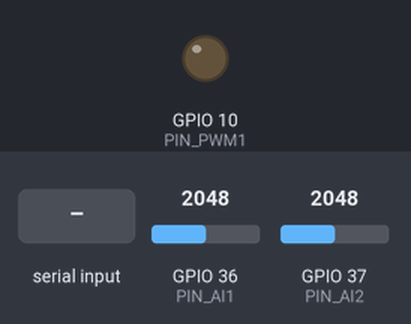
This sketch was run on a simulated ESP32. On the bench: output pins drawn as LEDs (lit = HIGH). The test bench sets the inputs (shaded band); at power-on: GPIO 36 (PIN_AI1) = 2048, GPIO 37 (PIN_AI2) = 2048. What the sketch prints to the serial monitor is not drawn.

Above: at 1.2 s.
1.3 s: GPIO 36 (PIN_AI1) set to 491
At 2.2 s:
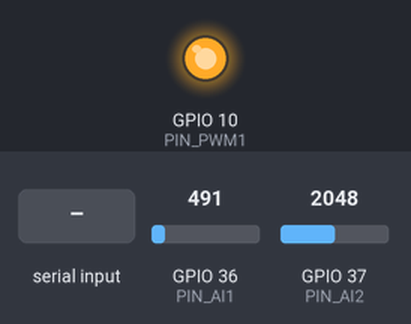
4.3 s: "STOP\n" received over Serial
At 4.7 s:
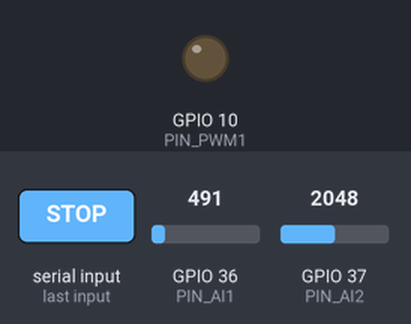
5.8 s: "RUN,1\n" received over Serial
At 7.1 s:
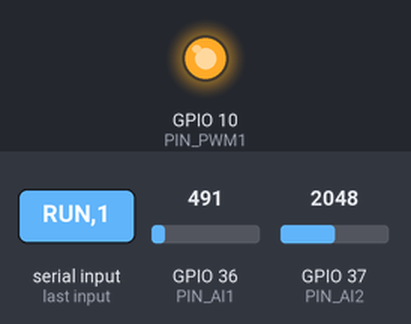
Timing chart, 0 to 8.3 s (numbered marks = the images above; inputs shaded):
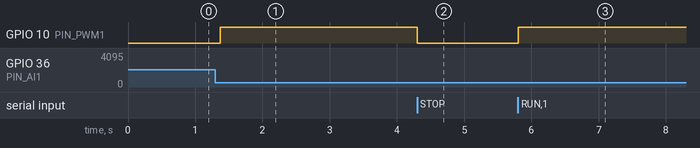

The sketch:

ladder_pid_pwm_usb_uno.ino
```cpp
/*
  SimuPLC Lab 1.6.3-usb-analog - Arduino UNO R3 desde LADDER PRO
  Serie/paralelo calculado desde proWires.
  CONST/AI/SCALE transportan float; comparadores entregan bool.
*/

#if defined(ARDUINO_ARCH_ESP32)
  #if __has_include(<esp_arduino_version.h>)
    #include <esp_arduino_version.h>
  #endif
#endif
#if defined(ARDUINO_ARCH_ESP32) && defined(ESP_ARDUINO_VERSION_MAJOR) && (ESP_ARDUINO_VERSION_MAJOR >= 3)
  #define SIMUPLC_ESP_CORE3 1
#else
  #define SIMUPLC_ESP_CORE3 0
#endif

const uint8_t PIN_AI1 = A0;
const uint8_t PIN_AI2 = A1;
const uint8_t PIN_PWM1 = 10;

const uint8_t N_DIGITAL_INPUTS = 0;
const uint8_t N_ANALOG_INPUTS = 2;
const uint8_t N_OUTPUTS = 0;
const uint8_t N_PWM_OUTPUTS = 1;
const uint8_t N_ANALOG_OUTPUTS = 0;
const uint8_t N_PID_VALUES = 1;
const uint8_t SAFE_DIGITAL_INPUTS = 1;
const uint8_t SAFE_ANALOG_INPUTS = 2;
const uint8_t SAFE_OUTPUTS = 1;
const uint8_t SAFE_PWM_OUTPUTS = 1;
const uint8_t SAFE_ANALOG_OUTPUTS = 1;
const uint8_t SAFE_PID_VALUES = 1;
const uint32_t SIMUPLC_SERIAL_BAUD = 115200UL;
const uint16_t SIMUPLC_STATE_PERIOD_MS = 250;
const bool digitalInputIsNc[SAFE_DIGITAL_INPUTS] = { false };
const char* const digitalInputTags[SAFE_DIGITAL_INPUTS] = { "" };
const char* const analogInputTags[SAFE_ANALOG_INPUTS] = { "AI1", "AI2" };
const char* const outputTags[SAFE_OUTPUTS] = { "" };
const char* const pwmOutputTags[SAFE_PWM_OUTPUTS] = { "PWM1" };
const char* const analogOutputTags[SAFE_ANALOG_OUTPUTS] = { "" };
const char* const pidTags[SAFE_PID_VALUES] = { "PID1" };

typedef struct PIDState{float integral;float prevError;uint32_t lastAt;float output;} PIDState;
float runPID(float &integral,float &prevError,uint32_t &lastAt,float &output,float pv,float sp,float kp,float ki,float kd,uint32_t sampleMs,float outMin,float outMax,bool cooling,bool manualMode,float manualOutput,uint32_t now);
int AI1_raw = 0;
float AI1 = 0.0f;
int AI2_raw = 0;
float AI2 = 0.0f;
float PID1 = 0.0f;
PIDState PID1_state = {0.0f,0.0f,0,0.0f};
float PWM1 = 0.0f;
const bool OUTPUT_ACTIVE_LOW[1] = { false };
uint32_t lastScan = 0;
enum SimuPLCControlMode : uint8_t { SIMUPLC_BOTH=0, SIMUPLC_HMI=1, SIMUPLC_PHYSICAL=2 };
uint8_t simuplcControlMode = 0;
bool simuplcRunning = true;
bool simuplcProtocolActive = false;
bool simuplcScanRequested = true;
bool simuplcStateRequested = false;
bool physicalDigitalInputs[SAFE_DIGITAL_INPUTS] = {false};
bool hmiDigitalInputs[SAFE_DIGITAL_INPUTS] = {false};
float physicalAnalogInputs[SAFE_ANALOG_INPUTS] = {0};
float hmiAnalogInputs[SAFE_ANALOG_INPUTS] = {0};
bool hmiAnalogValid[SAFE_ANALOG_INPUTS] = {false};
char simuplcRxLine[128];
uint8_t simuplcRxLength = 0;
uint32_t simuplcLastStateAt = 0;

float clampFloat(float value,float a,float b){float lo=min(a,b),hi=max(a,b);return max(lo,min(hi,value));}
float mapFloat(float value,float inMin,float inMax,float outMin,float outMax,bool limit){if(inMax==inMin)return outMin;if(limit)value=clampFloat(value,inMin,inMax);return outMin+((value-inMin)/(inMax-inMin))*(outMax-outMin);}
float runPID(float &integral,float &prevError,uint32_t &lastAt,float &output,float pv,float sp,float kp,float ki,float kd,uint32_t sampleMs,float outMin,float outMax,bool cooling,bool manualMode,float manualOutput,uint32_t now){if(manualMode){output=clampFloat(manualOutput,outMin,outMax);return output;}sampleMs=max((uint32_t)20,sampleMs);if(lastAt&&now-lastAt<sampleMs)return output;float dt=max((float)sampleMs,(float)(lastAt?now-lastAt:sampleMs))/1000.0f;float error=(sp-pv)*(cooling?-1.0f:1.0f);float derivative=(error-prevError)/max(dt,0.001f);float candidate=integral+error*dt;float raw=kp*error+ki*candidate+kd*derivative;float limited=clampFloat(raw,outMin,outMax);if(raw==limited||((error>0)!=(raw-limited>0)))integral=candidate;prevError=error;lastAt=now;output=limited;return limited;}

void setupPWMOutput(uint8_t pin,uint8_t channel,uint32_t frequency,uint8_t resolution){
#if defined(ARDUINO_ARCH_ESP32)
  #if SIMUPLC_ESP_CORE3
    ledcAttach(pin,frequency,resolution);
  #else
    ledcSetup(channel,frequency,resolution);ledcAttachPin(pin,channel);
  #endif
#else
  (void)channel;(void)frequency;(void)resolution;pinMode(pin,OUTPUT);
#endif
}
void writePWMOutput(uint8_t pin,uint8_t channel,float percent,uint8_t resolution){
  percent=clampFloat(percent,0.0f,100.0f);
#if defined(ARDUINO_ARCH_ESP32)
  uint8_t bits=min((uint8_t)16,max((uint8_t)1,resolution));uint32_t maxDuty=(1UL<<bits)-1UL;uint32_t duty=(uint32_t)roundf(percent*maxDuty/100.0f);
  #if SIMUPLC_ESP_CORE3
    ledcWrite(pin,duty);
  #else
    ledcWrite(channel,duty);
  #endif
#else
  (void)channel;(void)resolution;analogWrite(pin,(int)roundf(percent*255.0f/100.0f));
#endif
}
void writeAnalogOutput(uint8_t pin,float volts,float minV,float maxV){
#if defined(ARDUINO_ARCH_ESP32)
  float ratio=(volts-minV)/(maxV-minV==0?1:(maxV-minV));ratio=clampFloat(ratio,0.0f,1.0f);dacWrite(pin,(uint8_t)roundf(ratio*255.0f));
#else
  (void)pin;(void)volts;(void)minV;(void)maxV;
#endif
}
int findTagIndex(const char* tag,const char* const* tags,uint8_t count){for(uint8_t i=0;i<count;i++)if(strcmp(tag,tags[i])==0)return i;return -1;}
bool effectiveDigitalInput(uint8_t ix){if(ix>=N_DIGITAL_INPUTS)return false;if(simuplcControlMode==SIMUPLC_PHYSICAL)return physicalDigitalInputs[ix];if(simuplcControlMode==SIMUPLC_HMI)return digitalInputIsNc[ix]?(physicalDigitalInputs[ix]&&hmiDigitalInputs[ix]):hmiDigitalInputs[ix];return digitalInputIsNc[ix]?(physicalDigitalInputs[ix]&&hmiDigitalInputs[ix]):(physicalDigitalInputs[ix]||hmiDigitalInputs[ix]);}
float effectiveAnalogInput(uint8_t ix){if(ix>=N_ANALOG_INPUTS)return 0.0f;if(simuplcControlMode==SIMUPLC_PHYSICAL)return physicalAnalogInputs[ix];if(simuplcControlMode==SIMUPLC_HMI)return hmiAnalogValid[ix]?hmiAnalogInputs[ix]:0.0f;return hmiAnalogValid[ix]?hmiAnalogInputs[ix]:physicalAnalogInputs[ix];}
const char* simuplcModeName(){return simuplcControlMode==SIMUPLC_HMI?"HMI":(simuplcControlMode==SIMUPLC_PHYSICAL?"PHYSICAL":"BOTH");}

void setup(){
  Serial.begin(SIMUPLC_SERIAL_BAUD);
  setupPWMOutput(PIN_PWM1,0,1000,8);
}

void readInputs(){
  AI1_raw = analogRead(PIN_AI1);
  physicalAnalogInputs[0] = mapFloat(AI1_raw,0.0f,1023.0f,0.0f,100.0f,true); AI1 = effectiveAnalogInput(0);
  AI2_raw = analogRead(PIN_AI2);
  physicalAnalogInputs[1] = mapFloat(AI2_raw,0.0f,1023.0f,0.0f,100.0f,true); AI2 = effectiveAnalogInput(1);
}

void plcScan(){
  uint32_t now = millis();
  PID1 = runPID(PID1_state.integral,PID1_state.prevError,PID1_state.lastAt,PID1_state.output,AI1,AI2,2.0f,0.05f,0.05f,100UL,0.0f,100.0f,false,false,0.0f,now);
  PWM1 = mapFloat(PID1,0.0f,100.0f,0.0f,100.0f,true);
}

void writeOutputs(){
  writePWMOutput(PIN_PWM1,0,PWM1,8);
}
void forceOutputsOff(){
  PWM1 = 0.0f;
  writeOutputs();
}
void controllerScan(uint32_t now){(void)now;readInputs();if(simuplcRunning){plcScan();writeOutputs();}else forceOutputsOff();}

void printBoolPair(const char* tag,bool value){Serial.print(char(44));Serial.print(tag);Serial.print(char(44));Serial.print(value?1:0);}
void printFloatPair(const char* tag,float value){Serial.print(char(44));Serial.print(tag);Serial.print(char(44));Serial.print(value,3);}
void sendSimuPLCState(){
  Serial.print(F("STATE"));
  printFloatPair(analogInputTags[0],AI1);Serial.print(char(44));Serial.print(analogInputTags[0]);Serial.print(F("_PHYSICAL,"));Serial.print(physicalAnalogInputs[0],3);Serial.print(char(44));Serial.print(analogInputTags[0]);Serial.print(F("_HMI,"));Serial.print(hmiAnalogInputs[0],3);
  printFloatPair(analogInputTags[1],AI2);Serial.print(char(44));Serial.print(analogInputTags[1]);Serial.print(F("_PHYSICAL,"));Serial.print(physicalAnalogInputs[1],3);Serial.print(char(44));Serial.print(analogInputTags[1]);Serial.print(F("_HMI,"));Serial.print(hmiAnalogInputs[1],3);
  printFloatPair(pwmOutputTags[0],PWM1);
  printFloatPair(pidTags[0],PID1);
  Serial.print(F(",RUNNING,"));Serial.print(simuplcRunning?1:0);Serial.print(F(",CONTROL_MODE,"));Serial.println(simuplcModeName());
  simuplcLastStateAt=millis();simuplcStateRequested=false;
}
void processSimuPLCCommand(char* line){
  for(char* p=line;*p;p++)if(*p>='a'&&*p<='z')*p=(char)(*p-32);
  char* save=nullptr;char* cmd=strtok_r(line,",",&save);if(!cmd)return;simuplcProtocolActive=true;
  if(strcmp(cmd,"HELLO")==0){Serial.println(F("OK,SIMUPLC,READY_ANALOG_V1,1"));simuplcScanRequested=true;simuplcStateRequested=true;return;}
  if(strcmp(cmd,"PING")==0){Serial.println(F("PONG"));return;}
  if(strcmp(cmd,"GET_STATE")==0){simuplcScanRequested=true;simuplcStateRequested=true;return;}
  if(strcmp(cmd,"RUN")==0){char* value=strtok_r(nullptr,",",&save);simuplcRunning=!(value&&strcmp(value,"0")==0);simuplcScanRequested=true;simuplcStateRequested=true;return;}
  if(strcmp(cmd,"STOP")==0){simuplcRunning=false;simuplcScanRequested=true;simuplcStateRequested=true;return;}
  if(strcmp(cmd,"MODE")==0){char* value=strtok_r(nullptr,",",&save);if(value){if(strcmp(value,"HMI")==0)simuplcControlMode=SIMUPLC_HMI;else if(strcmp(value,"PHYSICAL")==0||strcmp(value,"FISICO")==0)simuplcControlMode=SIMUPLC_PHYSICAL;else simuplcControlMode=SIMUPLC_BOTH;}simuplcScanRequested=true;simuplcStateRequested=true;return;}
  if(strcmp(cmd,"SET")==0||strcmp(cmd,"SETA")==0){char* tag=strtok_r(nullptr,",",&save);char* value=strtok_r(nullptr,",",&save);if(!tag||!value)return;int dix=findTagIndex(tag,digitalInputTags,N_DIGITAL_INPUTS);if(dix>=0){hmiDigitalInputs[dix]=atoi(value)!=0;simuplcScanRequested=true;simuplcStateRequested=true;return;}int aix=findTagIndex(tag,analogInputTags,N_ANALOG_INPUTS);if(aix>=0){hmiAnalogInputs[aix]=(float)atof(value);hmiAnalogValid[aix]=true;simuplcScanRequested=true;simuplcStateRequested=true;return;}Serial.println(F("ERROR,TAG_NO_ENCONTRADO"));return;}
  if(strcmp(cmd,"RELEASE")==0){char* tag=strtok_r(nullptr,",",&save);if(tag){int aix=findTagIndex(tag,analogInputTags,N_ANALOG_INPUTS);if(aix>=0){hmiAnalogValid[aix]=false;simuplcScanRequested=true;simuplcStateRequested=true;return;}}return;}
  Serial.println(F("ERROR,COMANDO_NO_RECONOCIDO"));
}
void pollSimuPLCSerial(){while(Serial.available()>0){char c=(char)Serial.read();if(c=='\n'||c=='\r'){if(simuplcRxLength){simuplcRxLine[simuplcRxLength]=0;processSimuPLCCommand(simuplcRxLine);simuplcRxLength=0;}}else if(c>=32&&c<=126){if(simuplcRxLength<sizeof(simuplcRxLine)-1)simuplcRxLine[simuplcRxLength++]=c;else simuplcRxLength=0;}}}

void loop(){
  pollSimuPLCSerial();
  uint32_t now=millis();if(simuplcScanRequested||(uint32_t)(now-lastScan)>=20){simuplcScanRequested=false;lastScan=now;controllerScan(now);}
  if(simuplcProtocolActive&&(simuplcStateRequested||(uint32_t)(now-simuplcLastStateAt)>=SIMUPLC_STATE_PERIOD_MS))sendSimuPLCState();
}
```

Measured:
- after the input at 1.3 s, GPIO 10 (PIN_PWM1): LOW → HIGH after 0.07 s
- after the input at 4.3 s, GPIO 10 (PIN_PWM1): HIGH → LOW at once
- after the input at 5.8 s, GPIO 10 (PIN_PWM1): LOW → HIGH at once
